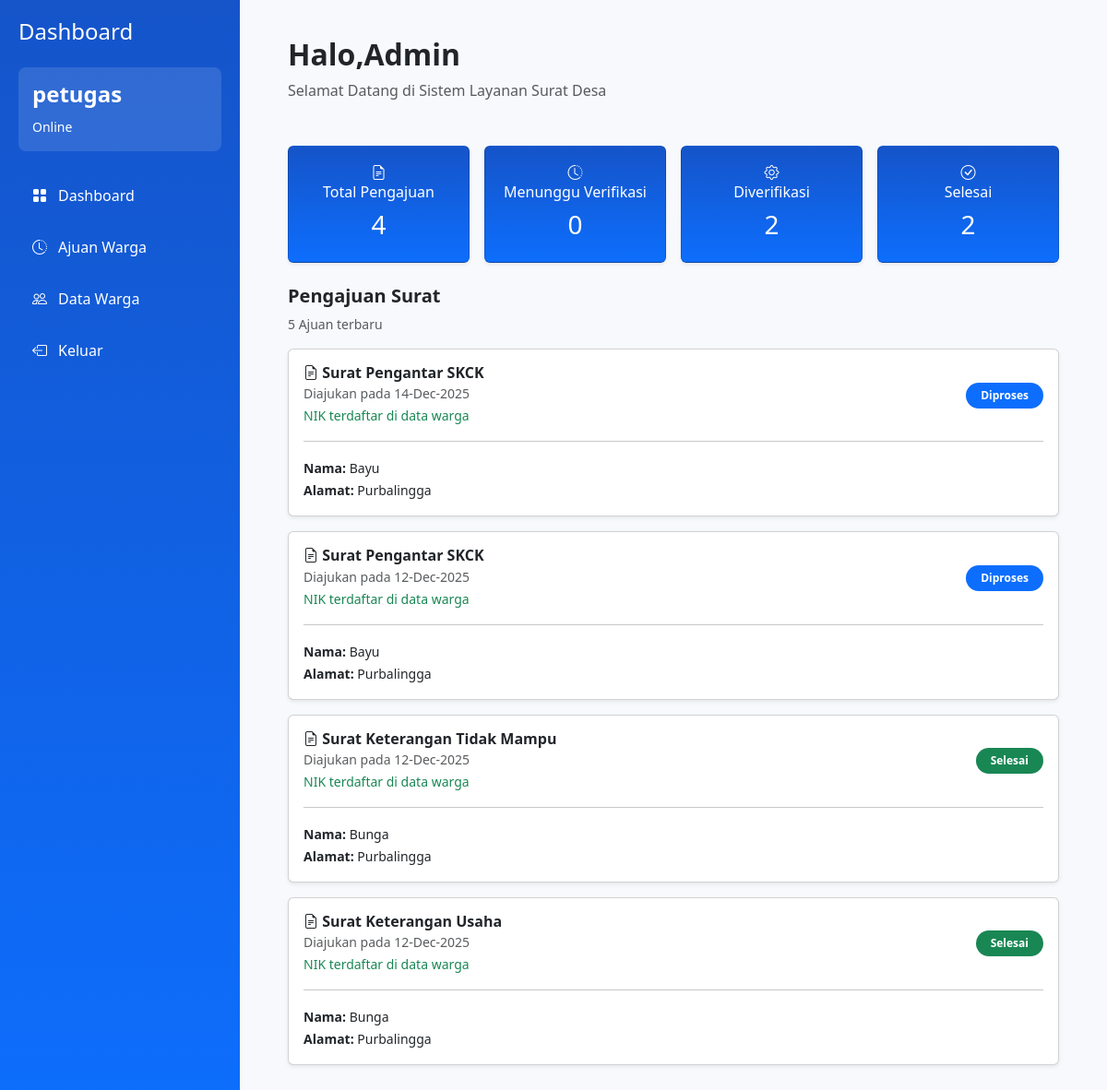
Screenshot of /Admin/index.php (signed in) with the database file from the repository.
### tables this page shows
CREATE TABLE `ajuan` (
  `id_ajuan` int NOT NULL,
  `id_surat` int NOT NULL,
  `id_user` int NOT NULL,
  `Nama` varchar(50) NOT NULL,
  `Tempat_lahir` varchar(50) NOT NULL,
  `Tanggal_lahir` date NOT NULL,
  `Jenis_kelamin` enum('Laki-laki','Perempuan') NOT NULL,
  `NIK` varchar(20) DEFAULT NULL,
  `Agama` enum('Islam','Kristen','Katolik','Hindu','Buddha','Konghucu') NOT NULL,
  `Pekerjaan` varchar(40) DEFAULT NULL,
  `Alamat` text NOT NULL,
  `NPWP` varchar(40) DEFAULT NULL,
  `Nama_usaha` varchar(40) DEFAULT NULL,
  `Lama_usaha` date DEFAULT NULL,
  `Alamat_usaha` text,
  `KTP` varchar(40) NOT NULL,
  `KK` varchar(40) DEFAULT NULL,
  `Akte` varchar(40) DEFAULT NULL,
  `Pas_foto` varchar(40) DEFAULT NULL,
  `Surat_pengantar` varchar(40) DEFAULT NULL,
  `Foto_persyaratan` varchar(40) DEFAULT NULL,
  `status` enum('Diajukan','Diproses','Selesai','Ditolak') NOT NULL,
  `Pengambilan` enum('Soft file','Hard file','Keduanya','') NOT NULL,
  `file` varchar(20) DEFAULT NULL,
  `Tanggal` date DEFAULT NULL,
  `created_at` datetime NOT NULL DEFAULT CURRENT_TIMESTAMP
);

CREATE TABLE `surat` (
  `id_surat` int NOT NULL,
  `nama_surat` varchar(100) NOT NULL,
  `deskripsi` text NOT NULL,
  `persyaratan` text NOT NULL
);

### Admin/home.php (the view)
<main class="app-main">
   <div class="app-content-header">
     <div class="container-fluid">
       <div class="row">
         <h2 class="fw-bold mb-2">Halo,Admin</h2>
         <p class="text-muted mb-4">Selamat Datang di Sistem Layanan Surat Desa</p>
       </div>
     </div>
   </div>
   <?php
   $totals = [
       'total_pengajuan' => 0,
       'Diajukan' => 0,
       'Diproses' => 0,
       'Selesai' => 0,
       'Ditolak' => 0
   ];
   $query_total = "
       SELECT status, COUNT(*) as jumlah
       FROM ajuan
       GROUP BY status
   ";
   $result_total = $koneksi->query($query_total);
   while($row = $result_total->fetch_assoc()){
       $totals['total_pengajuan'] += $row['jumlah'];
       $totals[$row['status']] = $row['jumlah'];
   }
   $query_latest = "
       SELECT ajuan.*, surat.nama_surat
       FROM ajuan
       JOIN surat ON ajuan.id_surat = surat.id_surat
       ORDER BY ajuan.created_at DESC
       LIMIT 5
   ";
   $data_latest = $koneksi->query($query_latest);
   ?>
   <div class="app-content">
     <div class="container mt-4">
       <div class="row g-3 mb-4">
         <?php
         $counters = [
           ['label'=>'Total Pengajuan','icon'=>'bi-file-earmark-text','value'=>$totals['total_pengajuan']],
           ['label'=>'Menunggu Verifikasi','icon'=>'bi-clock-history','value'=>$totals['Diajukan']],
           ['label'=>'Diverifikasi','icon'=>'bi-gear','value'=>$totals['Diproses']],
           ['label'=>'Selesai','icon'=>'bi-check-circle','value'=>$totals['Selesai']],
         ];
         foreach($counters as $c){
         ?>
         <div class="col-6 col-md-3 col-lg-3">
           <div class="card counter-card shadow-sm p-3 text-center text-white">
             <i class="bi <?= $c['icon'] ?> counter-icon"></i>
             <h6><?= $c['label'] ?></h6>
             <h3><?= $c['value'] ?></h3>
           </div>
         </div>
         <?php } ?>
       </div>
       <div class="row justify-content-between align-items-center mb-3">
         <h5 class="fw-bold section-title">Pengajuan Surat</h5>
         <small class="text-muted">5 Ajuan terbaru</small>
       </div>
       <?php
       if($data_latest->num_rows == 0){
           echo "<p>Tidak ada ajuan</p>";
       } else {
           while($d = $data_latest->fetch_assoc()){
               $warna = match($d['status']){
                   'Diajukan' => 'warning',
                   'Diproses' => 'primary',
                   'Selesai' => 'success',
                   default => 'danger'
               };
                $nik = $d['NIK'];
  $cek = $koneksi->query("SELECT nik FROM warga WHERE nik = '$nik'");
?>
  <a class="text-decoration-none text-dark" href="?p=detail&id_ajuan=<?= $d['id_ajuan'] ?>">
    <div class="card pengajuan-card shadow-sm mb-3">
      <div class="card-body">
        <div class="d-flex justify-content-between align-items-center">
          <div>
            <h6 class="fw-bold mb-0"><i class="bi bi-file-earmark-text"></i> <?= $d['nama_surat'] ?></h6>
            <small class="text-muted">Diajukan pada <?php echo date('d-M-Y', strtotime($d['created_at'])) ?></small><br>
            <?php
            if ($cek->num_rows == 0) {
              echo "<small class='text-danger'>NIK belum terdaftar di data warga</small>";
            }else{
              echo "<small class='text-success'>NIK terdaftar di data warga</small>";
            }
            ?>
          </div>
          <?php
          if ($d['status'] == 'Diajukan') {
            $warna = 'warning';
          } elseif ($d['status'] == 'Diproses') {
            $warna = 'primary';
          } elseif ($d['status'] == 'Selesai') {
            $warna = 'success';
          } else {
            $warna = 'danger';
          }
          ?>
          <span class="badge bg-<?= $warna ?> text-white rounded-pill px-3 py-2">
            <?php echo $d['status'] ?>
          </span>
        </div>
        <hr>
        <div class="row">
          <div class="col-md-6">
            <small><strong>Nama:</strong> <?= $d['Nama'] ?></small><br>
            <small><strong>Alamat:</strong> <?= $d['Alamat'] ?></small>
          </div>
        </div>
      </div>
    </div>
  </a>
<?php }} ?>
     </div>
   </div>
</main>

### Admin/style.css (style rules this page uses)
body { background: #f7f9fc; font-family: 'Segoe UI', sans-serif; }
.counter-card { background: linear-gradient(rgb(21, 84, 201),#0d6efd); color: white; transition: 0.2s; cursor: pointer; }
.pengajuan-card { cursor: pointer; transition: 0.2s; }

### rows the page displays
ajuan: id_surat.nama_surat "Surat Pengantar SKCK", created_at "14-Dec-2025", shows "NIK terdaftar di data warga", status "Diproses", Nama "Bayu", Alamat "Purbalingga"
ajuan: id_surat.nama_surat "Surat Pengantar SKCK", created_at "12-Dec-2025", status "Diproses", Nama "Bayu", Alamat "Purbalingga"
ajuan: id_surat.nama_surat "Surat Keterangan Tidak Mampu", created_at "12-Dec-2025", status "Selesai", Nama "Bunga", Alamat "Purbalingga"
ajuan: id_surat.nama_surat "Surat Keterangan Usaha", created_at "12-Dec-2025", status "Selesai", Nama "Bunga", Alamat "Purbalingga"

### other values shown
$_SESSION['username'] "petugas"
$c['label'] "Total Pengajuan"
$c['value'] "4"
$c['label'] "Menunggu Verifikasi"
$c['value'] "0"
$c['label'] "Diverifikasi"
$c['value'] "2"
$c['label'] "Selesai"
